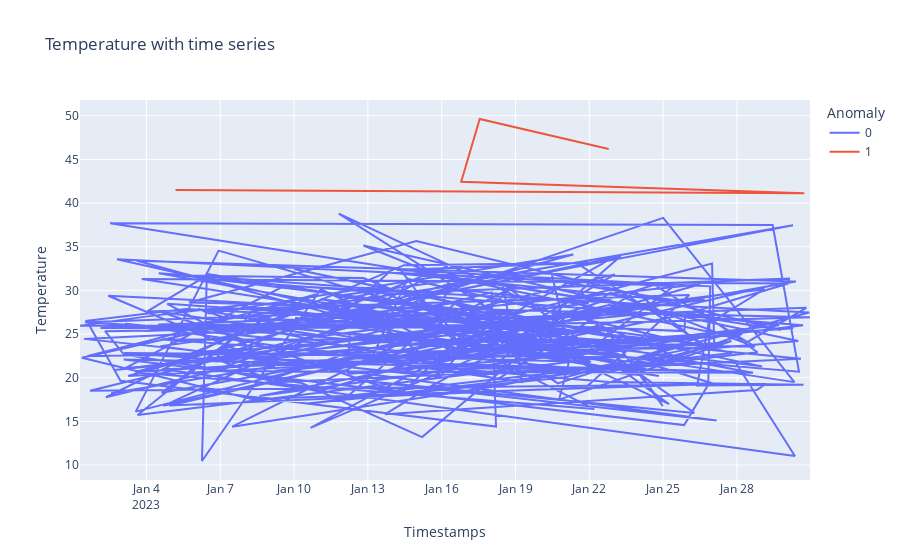

Notebook code for this chart:
### Code cell
fig = px.line(Boiler_C, x="Timestamps", y="Temperature",  color='Anomaly',title='Temperature with time series')
fig.show()

### Figure 1 — Plotly figure (JSON) as saved in the notebook; plotly's stock layout.template omitted (floating-point values rounded to 4 significant figures; data arrays with more than 128 entries replaced by an {"elided": "..."} marker saying what was removed)
{"data": [{"hovertemplate": "Anomaly=0<br>Timestamps=%{x}<br>Temperature=%{y}<extra></extra>", "legendgroup": "0", "line": {"color": "#636efa", "dash": "solid"}, "marker": {"symbol": "circle"}, "mode": "lines", "name": "0", "orientation": "v", "showlegend": true, "type": "scatter", "x": {"elided": "279 str values"}, "xaxis": "x", "y": {"elided": "279 float values"}, "yaxis": "y"}, {"hovertemplate": "Anomaly=1<br>Timestamps=%{x}<br>Temperature=%{y}<extra></extra>", "legendgroup": "1", "line": {"color": "#EF553B", "dash": "solid"}, "marker": {"symbol": "circle"}, "mode": "lines", "name": "1", "orientation": "v", "showlegend": true, "type": "scatter", "x": ["2023-01-22T18:50:19", "2023-01-17T13:03:43", "2023-01-16T19:00:01", "2023-01-30T17:36:33", "2023-01-05T04:21:54"], "xaxis": "x", "y": [46.19, 49.62, 42.45, 41.14, 41.5], "yaxis": "y"}], "layout": {"legend": {"title": {"text": "Anomaly"}, "tracegroupgap": 0}, "title": {"text": "Temperature with time series"}, "xaxis": {"anchor": "y", "domain": [0, 1], "title": {"text": "Timestamps"}}, "yaxis": {"anchor": "x", "domain": [0, 1], "title": {"text": "Temperature"}}}}
